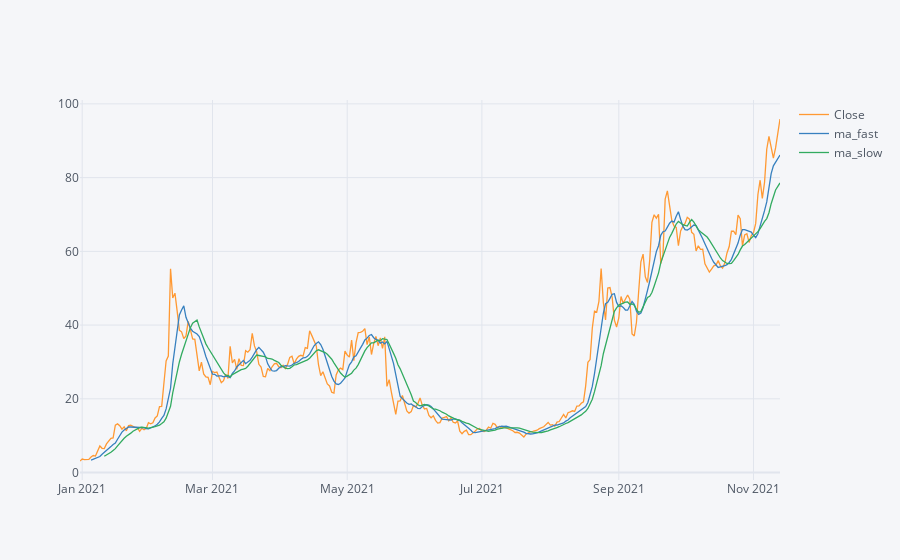
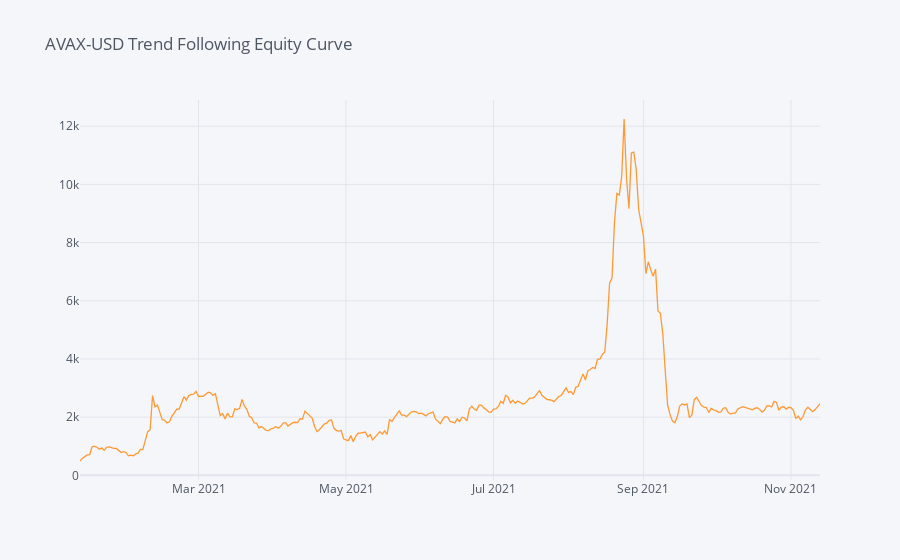

These figures' notebook cell, in order:
### Code cell
fun_with_assignment_2(symbol='AVAX-USD',
                      allocation=1,
                      starting_capital=500,
                      short_trend=6,
                      long_trend=12,
                      start_date='2021',
                      end_date=None)

### Figure 1 — Plotly figure (JSON) as saved in the notebook; plotly's stock layout.template omitted (floating-point values rounded to 4 significant figures; data arrays with more than 128 entries replaced by an {"elided": "..."} marker saying what was removed)
{"data": [{"line": {"color": "rgba(255, 153, 51, 1.0)", "dash": "solid", "shape": "linear", "width": 1.3}, "mode": "lines", "name": "Close", "text": "", "type": "scatter", "x": {"elided": "317 str values"}, "y": {"elided": "317 float values"}}, {"line": {"color": "rgba(55, 128, 191, 1.0)", "dash": "solid", "shape": "linear", "width": 1.3}, "mode": "lines", "name": "ma_fast", "text": "", "type": "scatter", "x": {"elided": "317 str values"}, "y": {"elided": "317 mixed values"}}, {"line": {"color": "rgba(50, 171, 96, 1.0)", "dash": "solid", "shape": "linear", "width": 1.3}, "mode": "lines", "name": "ma_slow", "text": "", "type": "scatter", "x": {"elided": "317 str values"}, "y": {"elided": "317 mixed values"}}], "layout": {"legend": {"bgcolor": "#F5F6F9", "font": {"color": "#4D5663"}}, "paper_bgcolor": "#F5F6F9", "plot_bgcolor": "#F5F6F9", "title": {"font": {"color": "#4D5663"}}, "xaxis": {"gridcolor": "#E1E5ED", "showgrid": true, "tickfont": {"color": "#4D5663"}, "title": {"font": {"color": "#4D5663"}, "text": ""}, "zerolinecolor": "#E1E5ED"}, "yaxis": {"gridcolor": "#E1E5ED", "showgrid": true, "tickfont": {"color": "#4D5663"}, "title": {"font": {"color": "#4D5663"}, "text": ""}, "zerolinecolor": "#E1E5ED"}}}

### Figure 2 — Plotly figure (JSON) as saved in the notebook; plotly's stock layout.template omitted (floating-point values rounded to 4 significant figures; data arrays with more than 128 entries replaced by an {"elided": "..."} marker saying what was removed)
{"data": [{"line": {"color": "rgba(255, 153, 51, 1.0)", "dash": "solid", "shape": "linear", "width": 1.3}, "mode": "lines", "name": "account_val", "text": "", "type": "scatter", "x": {"elided": "306 str values"}, "y": {"elided": "306 float values"}}], "layout": {"legend": {"bgcolor": "#F5F6F9", "font": {"color": "#4D5663"}}, "paper_bgcolor": "#F5F6F9", "plot_bgcolor": "#F5F6F9", "title": {"font": {"color": "#4D5663"}, "text": "AVAX-USD Trend Following Equity Curve"}, "xaxis": {"gridcolor": "#E1E5ED", "showgrid": true, "tickfont": {"color": "#4D5663"}, "title": {"font": {"color": "#4D5663"}, "text": ""}, "zerolinecolor": "#E1E5ED"}, "yaxis": {"gridcolor": "#E1E5ED", "showgrid": true, "tickfont": {"color": "#4D5663"}, "title": {"font": {"color": "#4D5663"}, "text": ""}, "zerolinecolor": "#E1E5ED"}}}
